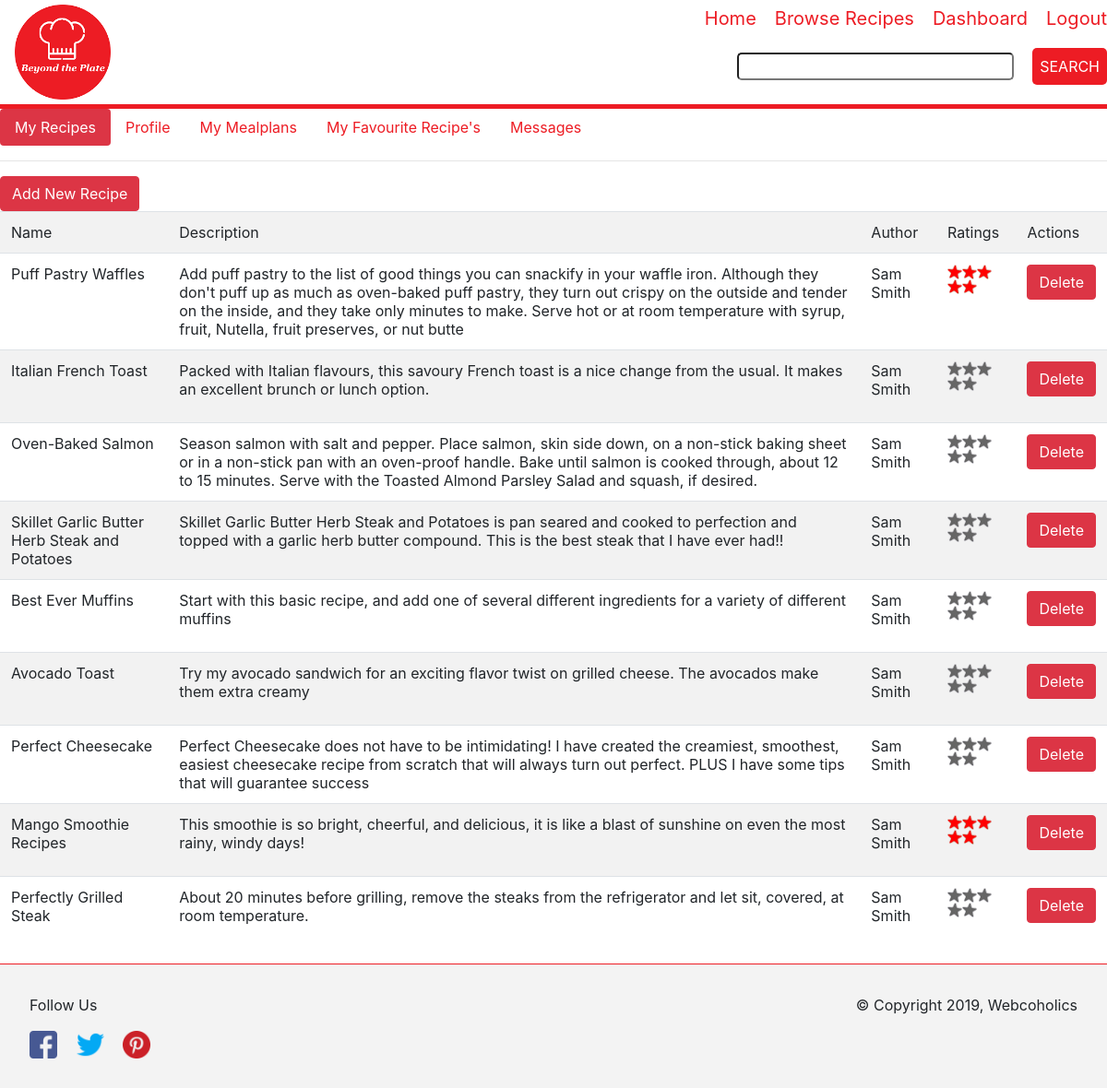
Screenshot of /userdash.php (signed in) with the database file from the repository.
### tables this page shows
CREATE TABLE `recipes` (
  `id` int(10) NOT NULL,
  `name` varchar(100) NOT NULL,
  `user_id` int(10) NOT NULL,
  `description` varchar(2000) NOT NULL,
  `category` int(2) NOT NULL,
  `is_deleted` int(1) NOT NULL DEFAULT '0',
  `created_date` int(10) NOT NULL,
  `modified_date` int(10) NOT NULL
);

CREATE TABLE `users` (
  `id` int(10) NOT NULL,
  `email` varchar(50) NOT NULL,
  `password` varchar(255) NOT NULL,
  `first_name` varchar(50) NOT NULL,
  `last_name` varchar(50) NOT NULL,
  `last_login` int(10) NOT NULL,
  `role` int(1) NOT NULL,
  `is_deleted` int(1) NOT NULL DEFAULT '0',
  `created_date` int(10) NOT NULL,
  `modified_date` int(10) NOT NULL
);

### lib/classes/Recipe.php (called while the page is built, shortened)
<?php
	class Recipe
	{
		public function getAllUserRecipes($uid,$db)
		{
			$sql = "SELECT recipes.*,users.first_name AS 'authorfname',users.last_name AS 'authorlname'
			FROM recipes
			INNER JOIN users
			ON recipes.user_id=users.id  where recipes.is_deleted=0 and recipes.user_id=:uid";
			$pdostm = $db->prepare($sql);
			$pdostm->bindParam(':uid',$uid);
			$pdostm->execute();
			$recipes=$pdostm->fetchAll(PDO::FETCH_OBJ);
			return $recipes;
		}
	}
?>

### lib/classes/Ratings.php (called while the page is built, shortened)
<?php
	class Rating
	{
		public function getAverageRatings($rid,$db)
		{
			$sql = "SELECT sum(rating) as sumtotal,count(rating) as cnt FROM ratings where is_deleted=0 and recipe_id=:rid";
			$pst = $db->prepare($sql);
			$pst->bindParam(':rid',$rid);
			$pst->execute();
			$recipeRating=$pst->fetch(PDO::FETCH_OBJ);
			$averageRating=$recipeRating->cnt==0?0:$recipeRating->sumtotal/$recipeRating->cnt;
			return $averageRating;
		}
	}
?>

### views/userdash.php (the view, shortened to what this page needs)
<?php
	require_once('lib/classes/Recipe.php');
	require_once('lib/classes/Ratings.php');
	$userid = $_SESSION['userid'];
?>
<div class="page-wrapper">
<ul class="nav nav-pills mb-3" id="pills-tab" role="tablist">
  <li class="nav-item">
    <a class="nav-link active" id="pills-recipe-tab" data-toggle="pill" href="#pills-recipe" role="tab" aria-controls="pills-home" aria-selected="true">My Recipes</a>
  </li>
  <li class="nav-item">
    <a class="nav-link" id="pills-profile-tab" data-toggle="pill" href="#pills-profile" role="tab" aria-controls="pills-profile" aria-selected="false">Profile</a>
  </li>
  <li class="nav-item">
    <a class="nav-link" id="pills-mealplan-tab" data-toggle="pill" href="#pills-mealplan" role="tab" aria-controls="pills-mealplan" aria-selected="false">My Mealplans</a>
  </li>
  <li class="nav-item">
    <a class="nav-link" id="pills-favourite-tab" data-toggle="pill" href="#pills-favourite" role="tab" aria-controls="pills-favourite" aria-selected="false">My Favourite Recipe's</a>
  </li>
  <li class="nav-item">
    <a class="nav-link" id="pills-messages-tab" data-toggle="pill" href="#pills-messages" role="tab" aria-controls="pills-messages" aria-selected="false">Messages</a>
  </li>
</ul>
<div class="tab-content" id="pills-tabContent">
	<div class="tab-pane fade show active" id="pills-recipe" role="tabpanel" aria-labelledby="pills-recipe-tab">
		<hr/>
		<button type="button" class="btn btn-danger" data-toggle="modal" data-target="#newRecipeModal">
		  Add New Recipe
		</button>
										<?php require_once("input_ingredient.php") ?>
		<div class="row">
			<div class="col-lg-12 col-md-12 col-sm-12 col-xs-12">
				<?php
					$r=new Recipe();
					$rt=new Rating();
					$recipes=$r->getAllUserRecipes($userid,$db);
					$str="<table class='table table-striped'><tr>
						<td>Name</td>
						<td>Description</td>
						<td>Author</td>
						<td>Ratings</td>
						<td>Actions</td>
					</tr>";
					foreach($recipes as $recipe)
					{
						$userRatingHtml="";
						$userRating = $rt->getAverageRatings($recipe->id,$db);
						for($i=1;$i<=5;$i++)
						{
							$image=$i<=$userRating?"greenstar":"greystar";
							$userRatingHtml.="<div class='star' style=\"background-image:url('images/$image.png');\"></div>";
						}
						$str.="<tr>
							<td>".$recipe->name."</td>
							<td>".$recipe->description."</td>
							<td>".$recipe->authorfname." ".$recipe->authorlname."</td>
							<td>".$userRatingHtml."</td>
							<td><form action='deleterecipe.php' method='GET'><input type='hidden' value='$recipe->id' name='recipeId'><button type='submit' class='btn btn-danger'>Delete</button></form></td>
						</tr>";
					}
					echo $str."</table>";
				?>
			</div>
		</div>
	</div>
</div>
</div>

### css/cookbook.css (style rules this page uses)
html { box-sizing: border-box; font-size: 16px; font-family: 'Roboto', sans-serif; color: #ed1c24; }
*, *::before, *::after { box-sizing: inherit; }
body { margin: 0; box-sizing: border-box; }
a { color: #ed1c24; text-decoration: none; }
.nav-pills .nav-link.active { background-color: #dc3545; }
.page-wrapper { max-width: 1200px; margin: 0 auto; }
.star { float:left; height:1rem; width:1rem; background-size:contain; }

### rows the page displays
recipes: name "Puff Pastry Waffles", description "Add puff pastry to the list of good things you can snackify in your waffle iron. Although they don't puff up as much as oven-baked puff pastry, they turn out crispy on the outside and tender on the inside, and they take only minutes to make. Serve hot or at room temperature with syrup, fruit, Nutella, fruit preserves, or nut butte"
users: first_name "Sam Sam Sam Sam Sam Sam Sam Sam Sam", last_name "Smith Smith Smith Smith Smith Smith Smith Smith Smith"
recipes: name "Italian French Toast", description "Packed with Italian flavours, this savoury French toast is a nice change from the usual. It makes an excellent brunch or lunch option."
recipes: name "Oven-Baked Salmon", description "Season salmon with salt and pepper. Place salmon, skin side down, on a non-stick baking sheet or in a non-stick pan with an oven-proof handle. Bake until salmon is cooked through, about 12 to 15 minutes. Serve with the Toasted Almond Parsley Salad and squash, if desired."
recipes: name "Skillet Garlic Butter Herb Steak and Potatoes", description "Skillet Garlic Butter Herb Steak and Potatoes is pan seared and cooked to perfection and topped with a garlic herb butter compound. This is the best steak that I have ever had!!"
recipes: name "Best Ever Muffins", description "Start with this basic recipe, and add one of several different ingredients for a variety of different muffins"
recipes: name "Avocado Toast", description "Try my avocado sandwich for an exciting flavor twist on grilled cheese. The avocados make them extra creamy"
recipes: name "Perfect Cheesecake", description "Perfect Cheesecake does not have to be intimidating! I have created the creamiest, smoothest, easiest cheesecake recipe from scratch that will always turn out perfect. PLUS I have some tips that will guarantee success"
recipes: name "Mango Smoothie Recipes", description "This smoothie is so bright, cheerful, and delicious, it is like a blast of sunshine on even the most rainy, windy days!"
recipes: name "Perfectly Grilled Steak", description "About 20 minutes before grilling, remove the steaks from the refrigerator and let sit, covered, at room temperature."

### other values shown
$linkName "Home"
$linkName "Browse Recipes"
